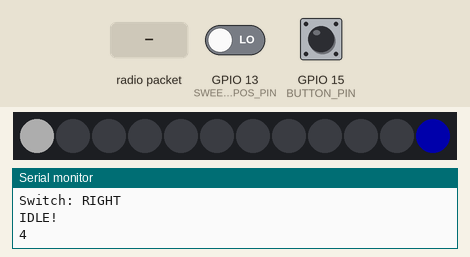
Bench run of a sketch on a simulated ESP32. On the bench: 12 RGB LEDs in strip order, left to right, the last lines printed to the serial monitor. The inputs (shaded band) are chosen by the test bench; at power-on: GPIO 15 (BUTTON_PIN) HIGH, GPIO 13 (SWEEPER_POS_PIN) LOW. Dim RGB values are drawn brighter than linear.

Above: at 1.2 s.
1.3 s: GPIO 15 (BUTTON_PIN) pulled LOW for 0.15 s
At 1.38 s:
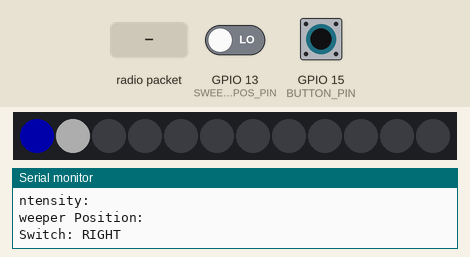
2.0 s: radio packet "c" arrives
At 3.8 s:
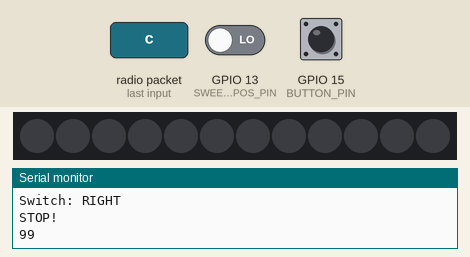
4.1 s: GPIO 15 (BUTTON_PIN) pulled LOW for 3.2 s
At 4.16 s:
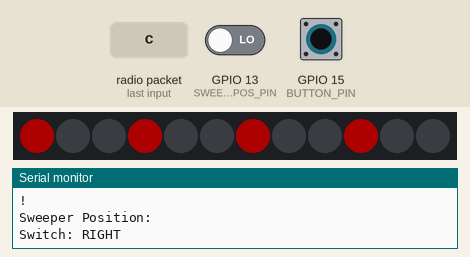

The sketch:

sweepver_v3.ino
```cpp
#include <esp_now.h>
#include <WiFi.h>
#include <FastLED.h>

#define LED_PIN 19
#define NUM_LEDS 12

#define LEFT_SWEEPER 2
#define BOTH_SWEEPER 1
#define RIGHT_SWEEPER 0

#define RIGHT_DIRECTION 0
#define LEFT_DIRECTION 1

#define STOP 0
#define CLEAN 1
#define SWEEP 2
#define IDLE 4

#define SWEEPER_POS_PIN 13


/* User-defind Variables Start */
uint8_t skipCommand = 4;
int sweeperPosition;
int sweeperSelect;
int direction = 0;
int intensity = 0;

CRGB leds[NUM_LEDS];

// Power Button
const int BUTTON_PIN = 15;
const int BUTTON_THRESHOLD = 3000; // button must be held for 5 seconds
const int DEBOUNCE_TIME = 50; // debounce time in milliseconds
static unsigned long lastButtonTime = 0;
static int lastButtonState = HIGH;
int buttonState = 0;
/* User-defind Variables End */

// Init ESP Now with fallback
void InitESPNow() {
  WiFi.disconnect();
  if (esp_now_init() == ESP_OK) {
    Serial.println("ESPNow Init Success");
  }
  else {
    Serial.println("ESPNow Init Failed");
    // Retry InitESPNow, add a counte and then restart?
    // InitESPNow();
    // or Simply Restart
    ESP.restart();
  }
}
void setSweeper(){
    if(digitalRead(SWEEPER_POS_PIN) == 1){
      sweeperSelect = LEFT_SWEEPER;
      Serial.println("Switch: LEFT");
    }else {
      sweeperSelect = RIGHT_SWEEPER;
      Serial.println("Switch: RIGHT");
    }
}

void OnDataRecv(const uint8_t * mac, const uint8_t *data, int len) {
  skipCommand = *data;
}

void packetInterface(int skipCommand) {
  intensity = skipCommand / 3 ; // 0 for stop , 1 for clean and 2 for sweep
  Serial.println("Intensity:" + intensity);

  sweeperPosition = skipCommand % 3; // 0 for right , 1 for both and 2 for left
  Serial.println("Sweeper Position:" + sweeperPosition);

  setSweeper();

  lightUpLED(intensity, sweeperPosition);
}

void setIntensity(int intensity){
  switch (intensity){
    case CLEAN:
      cleanCommand();
      break;
    case SWEEP:
      sweepCommand();
      break;
    default:
      stopCommand();
      break;
  }
}

void lightUpLED(int intensity, int sweeperPosition) {
  if(sweeperPosition ==  BOTH_SWEEPER ||
     sweeperPosition ==  sweeperSelect) {
    setIntensity(intensity);
  }
  else stopCommand();
}

void stopCommand() {
  lightRing(STOP);
  Serial.println("STOP!");
}

void cleanCommand() {
  if(skipCommand != 4) {
    lightRing(CLEAN);
    Serial.println("CLEAN!");
  }
  else {
    lightRing(IDLE);
    Serial.println("IDLE!");
  }
}

void sweepCommand() {
  lightRing(SWEEP);
  Serial.println("SWEEP");
}

void checkPowerButton(int buttonState)
{
  // debounce the button
  if (buttonState != lastButtonState) {
    lastButtonTime = millis();
  }

  if (millis() - lastButtonTime >= DEBOUNCE_TIME) {
    if (buttonState == HIGH) { // button is pressed
      unsigned long startTime = millis();

      while (digitalRead(BUTTON_PIN) == HIGH && millis() - startTime < BUTTON_THRESHOLD) {
        // wait for button to be released or threshold to be reached
      }

      if (millis() - startTime >= BUTTON_THRESHOLD) {
        // button was held for 5 seconds or more, go to deep sleep
        lightRing(99);
        Serial.println("Going to sleep now");
        while (digitalRead(BUTTON_PIN) == HIGH){}
        esp_deep_sleep_start();
      }
    }
  }
}

void setup() {
  Serial.begin(115200);

  pinMode(BUTTON_PIN, INPUT_PULLUP);
  esp_sleep_enable_ext0_wakeup(GPIO_NUM_15,1);
  Serial.println("I am up!");

  WiFi.mode(WIFI_AP);

  InitESPNow();

  FastLED.addLeds<WS2812, LED_PIN, GRB>(leds, NUM_LEDS);

  pinMode(SWEEPER_POS_PIN, INPUT);

  esp_now_register_recv_cb(OnDataRecv);
    Serial.println("registered");
    Serial.println(WiFi.macAddress());

}

void loop() {
  buttonState = digitalRead(BUTTON_PIN);

  packetInterface(skipCommand);

  Serial.println(skipCommand);
  Serial.println();
  Serial.println();

  checkPowerButton(buttonState);
  lastButtonState = buttonState;

  delay(10);
}

void lightRing(uint8_t region){

  switch (region){
    case 0: //stop

      leds[0]= CRGB(50, 0,0);
      leds[1]= CRGB(0, 0,0);
      leds[2]= CRGB(0, 0,0);
      leds[3]= CRGB(50, 0,0);
      leds[4]= CRGB(0, 0,0);
      leds[5]= CRGB(0, 0,0);
      leds[6]= CRGB(50, 0,0);
      leds[7] = CRGB(0, 0,0);
      leds[8] = CRGB(0, 0,0);
      leds[9] = CRGB(50, 0,0);
      leds[10]= CRGB(0, 0,0);
      leds[11]= CRGB(0, 0,0);
      FastLED.show();
      delay(100);
      leds[0]= CRGB(0, 0,0);
      leds[1]= CRGB(0, 0,0);
      leds[2]= CRGB(0, 0,0);
      leds[3]= CRGB(0, 0,0);
      leds[4]= CRGB(0, 0,0);
      leds[5]= CRGB(0, 0,0);
      leds[6]= CRGB(0, 0,0);
      leds[7] = CRGB(0, 0,0);
      leds[8] = CRGB(0, 0,0);
      leds[9] = CRGB(0, 0,0);
      leds[10]= CRGB(0, 0,0);
      leds[11]= CRGB(0, 0,0);
      FastLED.show();
      delay(100);
      break;
    case 1: //clean
      leds[0]= CRGB(0, 0,0);
      leds[1]= CRGB(50,50,0);
      leds[2]= CRGB(50,50,0);
      leds[3]= CRGB(0, 0,0);
      leds[4]= CRGB(50, 50,0);
      leds[5]= CRGB(50, 50,0);
      leds[6]= CRGB(0, 0,0);
      leds[7] = CRGB(50, 50,0);
      leds[8] = CRGB(50, 50,0);
      leds[9] = CRGB(0, 0,0);
      leds[10]= CRGB(50, 50,0);
      leds[11]= CRGB(50, 50,0);
      FastLED.show();
      break;
    case 2: //sweep
      leds[0]= CRGB(0, 50, 0);
      leds[1]= CRGB(0, 50, 0);
      leds[2]= CRGB(0, 50, 0);
      leds[3]= CRGB(0, 50, 0);
      leds[4]= CRGB(0, 50, 0);
      leds[5]= CRGB(0, 50, 0);
      leds[6]= CRGB(0, 50, 0);
      leds[7] = CRGB(0, 50, 0);
      leds[8] = CRGB(0, 50, 0);
      leds[9] = CRGB(0, 50, 0);
      leds[10]= CRGB(0, 50, 0);
      leds[11]= CRGB(0, 50, 0);
      FastLED.show();
      break;
    case 99: //turn off
      leds[0]= CRGB(0, 0, 0);
      leds[1]= CRGB(0, 0, 0);
      leds[2]= CRGB(0, 0, 0);
      leds[3]= CRGB(0, 0, 0);
      leds[4]= CRGB(0, 0, 0);
      leds[5]= CRGB(0, 0, 0);
      leds[6]= CRGB(0, 0, 0);
      leds[7] = CRGB(0, 0, 0);
      leds[8] = CRGB(0, 0, 0);
      leds[9] = CRGB(0, 0, 0);
      leds[10]= CRGB(0, 0, 0);
      leds[11]= CRGB(0, 0, 0);
      FastLED.show();
      break;
    default:
      int delayTime = 50; // Adjust the delay time to change the speed of the loading animation
      for (int i = 0; i < NUM_LEDS; i++) {
      leds[0]= CRGB(0, 0,0);
      leds[1]= CRGB(0, 0,0);
      leds[2]= CRGB(0, 0,0);
      leds[3]= CRGB(0, 0,0);
      leds[4]= CRGB(0, 0,0);
      leds[5]= CRGB(0, 0,0);
      leds[6]= CRGB(0, 0,0);
      leds[7] = CRGB(0, 0,0);
      leds[8] = CRGB(0, 0,0);
      leds[9] = CRGB(0, 0,0);
      leds[10]= CRGB(0, 0,0);
      leds[11]= CRGB(0, 0,0);
      leds[i] = CRGB(0, 0, 50); // Set all LEDs to dark blue
      leds[i].fadeToBlackBy(10); // Add a fading effect to the LEDs
      leds[(i + 1) % NUM_LEDS] = CRGB(50, 50, 50); // Set the next LED to white
      FastLED.show(); // Update the LED strip
      delay(delayTime); // Wait for a short period of time
    }
  }
}
```

Measured:
- after the input at 1.3 s, the LEDs: change at once (image 1)
- after the input at 2.0 s, the LEDs: first differ from a run without the input after 0.54 s (image 2 shows a later state)
- after the input at 4.1 s, the LEDs: change at once (image 3)
